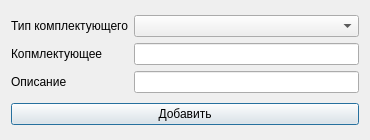
<?xml version="1.0" encoding="UTF-8"?>
<ui version="4.0">
 <class>AddComponents</class>
 <widget class="QDialog" name="AddComponents">
  <property name="geometry">
   <rect>
    <x>0</x>
    <y>0</y>
    <width>370</width>
    <height>140</height>
   </rect>
  </property>
  <property name="windowTitle">
   <string>Dialog</string>
  </property>
  <layout class="QVBoxLayout" name="verticalLayout_3">
   <item>
    <layout class="QHBoxLayout" name="horizontalLayout">
     <item>
      <layout class="QVBoxLayout" name="verticalLayout">
       <item>
        <widget class="QLabel" name="label_typeComponents">
         <property name="text">
          <string>Тип комплектующего</string>
         </property>
        </widget>
       </item>
       <item>
        <widget class="QLabel" name="label_ComponentName">
         <property name="text">
          <string>Копмлектующее</string>
         </property>
        </widget>
       </item>
       <item>
        <widget class="QLabel" name="label_description">
         <property name="text">
          <string>Описание</string>
         </property>
        </widget>
       </item>
      </layout>
     </item>
     <item>
      <layout class="QVBoxLayout" name="verticalLayout_2">
       <item>
        <widget class="QComboBox" name="comboBox_typeComponent"/>
       </item>
       <item>
        <widget class="QLineEdit" name="lineEdit_componentName"/>
       </item>
       <item>
        <widget class="QLineEdit" name="lineEdit_description"/>
       </item>
      </layout>
     </item>
    </layout>
   </item>
   <item>
    <widget class="QPushButton" name="button_addComponent">
     <property name="text">
      <string>Добавить</string>
     </property>
    </widget>
   </item>
  </layout>
 </widget>
 <resources/>
 <connections/>
</ui>
